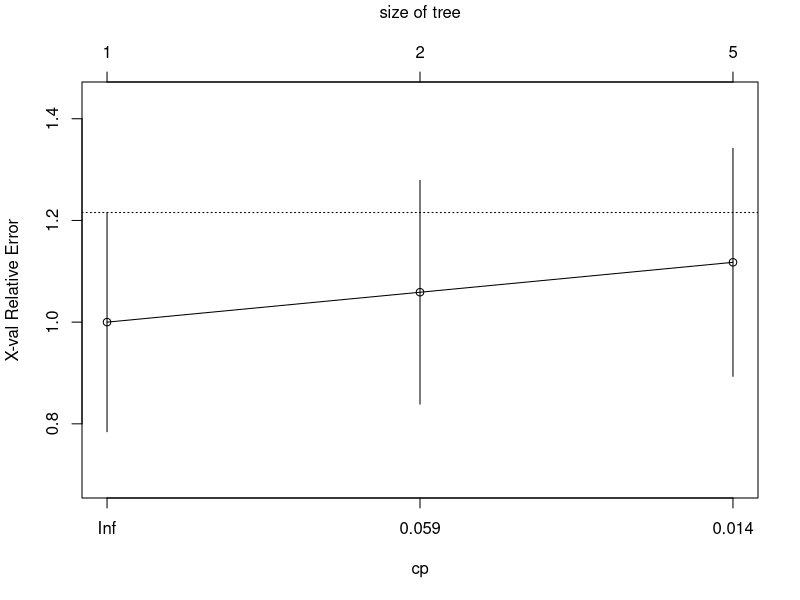
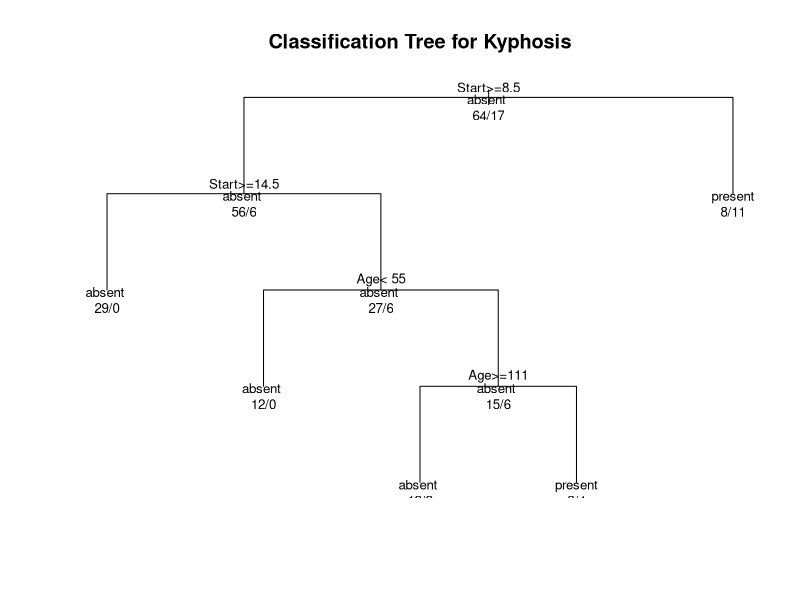

Write the R code that produced these figures, in order. (Note: this script raises an error after producing the figures.)
# Regression Tree Example
library(rpart)

fit <- rpart(Kyphosis ~ Age + Number + Start,
             method="class", data=kyphosis)

printcp(fit) # display the results 
plotcp(fit) # visualize cross-validation results 
summary(fit) # detailed summary of splits

# plot tree 
plot(fit, uniform=TRUE, 
     main="Classification Tree for Kyphosis")
text(fit, use.n=TRUE, all=TRUE, cex=.8)

pfit<- prune(fit, cp=   fit$cptable[which.min(fit$cptable[,"xerror"]),"CP"])

# plot the pruned tree 
plot(pfit, uniform=TRUE, 
     main="Pruned Classification Tree for Kyphosis")
text(pfit, use.n=TRUE, all=TRUE, cex=.8)
post(pfit, file = "/Users/peters/downloads/ptree.ps", 
     title = "Pruned Classification Tree for Kyphosis")